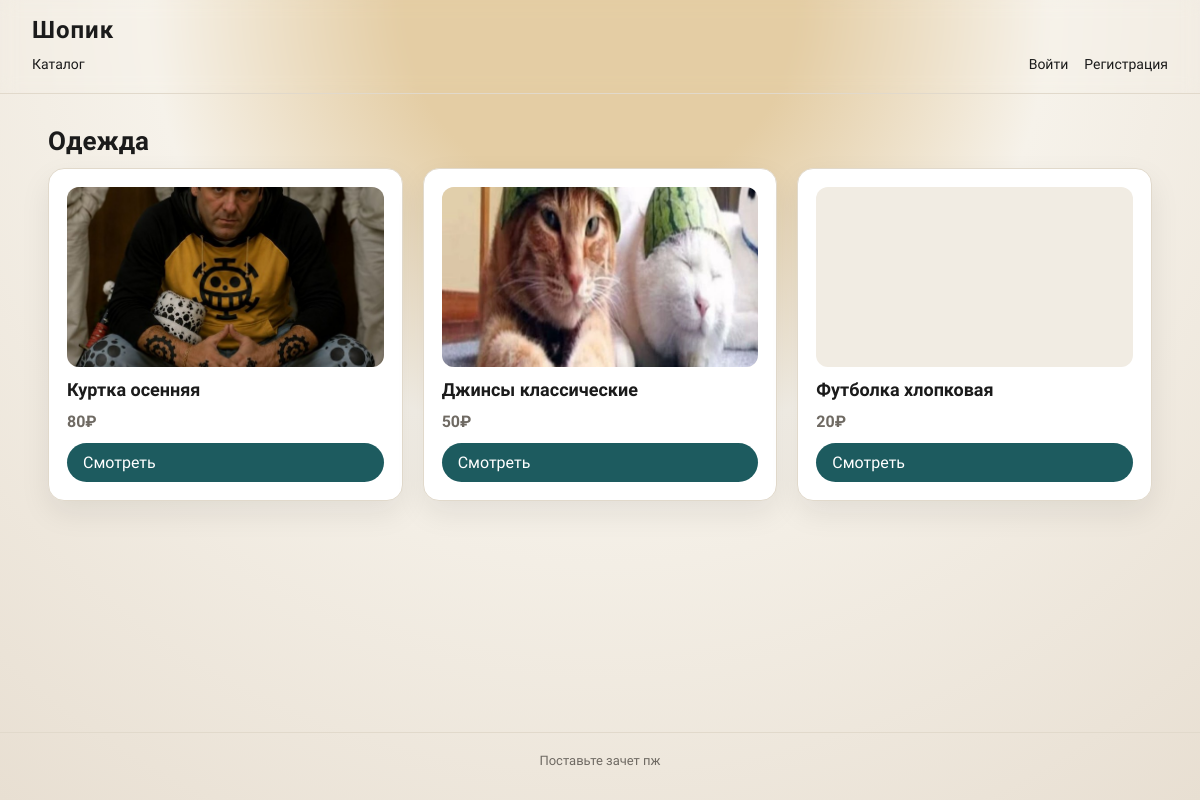
The page /category.php?id=4 on the database its author committed.
### tables this page shows
CREATE TABLE categories (
            id INTEGER PRIMARY KEY AUTOINCREMENT,
            name TEXT NOT NULL
        );

CREATE TABLE products (
            id INTEGER PRIMARY KEY AUTOINCREMENT,
            category_id INTEGER NULL,
            name TEXT NOT NULL,
            description TEXT NOT NULL,
            price REAL NOT NULL,
            image_path TEXT NULL,
            is_active INTEGER NOT NULL DEFAULT 1,
            FOREIGN KEY (category_id) REFERENCES categories(id) ON DELETE SET NULL
        );

### db.php (called while the page is built, shortened)
<?php
function e($value): string
{
    return htmlspecialchars((string) $value, ENT_QUOTES, 'UTF-8');
}

### category.php (the view, shortened to what this page needs)
<?php
require_once __DIR__ . '/db.php';
$pdo = db();
$categoryId = (int) ($_GET['id'] ?? 0);
$stmt = $pdo->prepare('SELECT * FROM categories WHERE id = ?');
$stmt->execute([$categoryId]);
$category = $stmt->fetch(PDO::FETCH_ASSOC);
include __DIR__ . '/partials/header.php';
?>
<?php
$stmt = $pdo->prepare(
    'SELECT p.id, p.name, p.description, p.price, p.image_path
     FROM products p
     WHERE p.category_id = ? AND p.is_active = 1
     ORDER BY p.id DESC'
);
$stmt->execute([$categoryId]);
$products = $stmt->fetchAll(PDO::FETCH_ASSOC);
?>
<section>
    <h2 class="section-title"><?= e($category['name']) ?></h2>
    <div class="grid">
        <?php foreach ($products as $product): ?>
            <div class="card">
                <?php if ($product['image_path']): ?>
                    <img class="product-image" src="<?= e($product['image_path']) ?>" alt="<?= e($product['name']) ?>">
                <?php else: ?>
                    <div class="product-image"></div>
                <?php endif; ?>
                <h3><?= e($product['name']) ?></h3>
                <p class="price"><?= number_format((float) $product['price'], 0) ?>₽</p>
                <a class="button" href="/product.php?id=<?= (int) $product['id'] ?>">Смотреть</a>
            </div>
        <?php endforeach; ?>
    </div>
</section>
<?php include __DIR__ . '/partials/footer.php'; ?>

### assets/css/style.css (style rules this page uses)
:root { --bg: #f6f2ea; --bg-accent: #e8dfd2; --ink: #1b1b1b; --muted: #6f6a63; --accent: #1d5b5f; --accent-2: #c07c2d; --card: #ffffff; --line: #e1d9cb; --shadow: 0 12px 30px rgba(27, 27, 27, 0.08); }
* { box-sizing: border-box; }
body { margin: 0; font-family: 'Source Sans 3', sans-serif; color: var(--ink); background: radial-gradient(circle at top, #e4cda4 20%, var(--bg) 45%, var(--bg-accent) 100%); min-height: 100vh; }
.section-title { font-size: 26px; margin: 0 0 12px; font-weight: 600; }
.grid { display: grid; grid-template-columns: repeat(auto-fit, minmax(240px, 1fr)); gap: 20px; }
.card { background: var(--card); border: 1px solid var(--line); border-radius: 16px; padding: 18px; box-shadow: var(--shadow); display: flex; flex-direction: column; gap: 12px; }
.card h3 { margin: 0; font-size: 18px; }
.card p { margin: 0; color: var(--muted); }
.card .price { font-weight: 600; }
.product-image { width: 100%; height: 180px; border-radius: 12px; object-fit: cover; background: #f1ece3; }
.button, button { border: none; border-radius: 999px; padding: 10px 16px; background: var(--accent); color: white; font-weight: 500; cursor: pointer; text-decoration: none; display: inline-flex; align-items: center; gap: 6px; }

### rows shown on the page
categories: name "Одежда"
products: image_path (picture), name "Куртка осенняя", price "80"
products: image_path (picture), name "Джинсы классические", price "50"
products: name "Футболка хлопковая", price "20"
